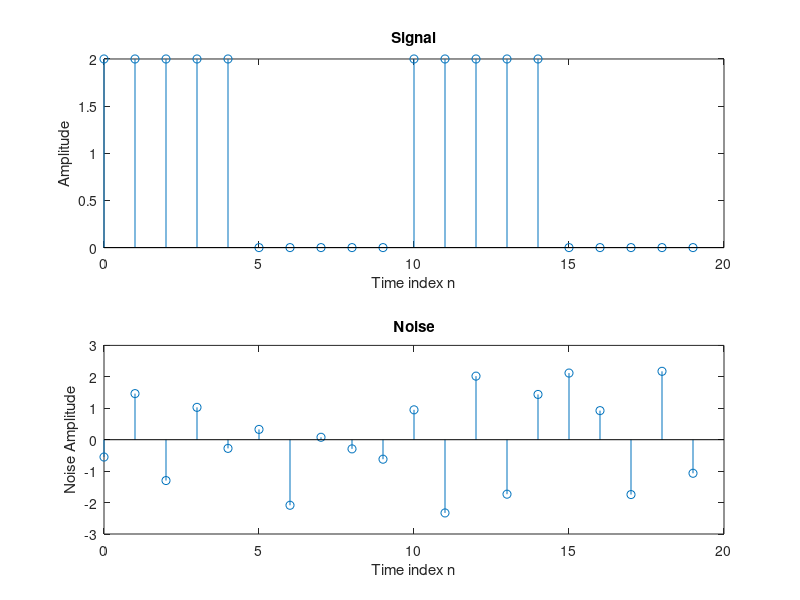
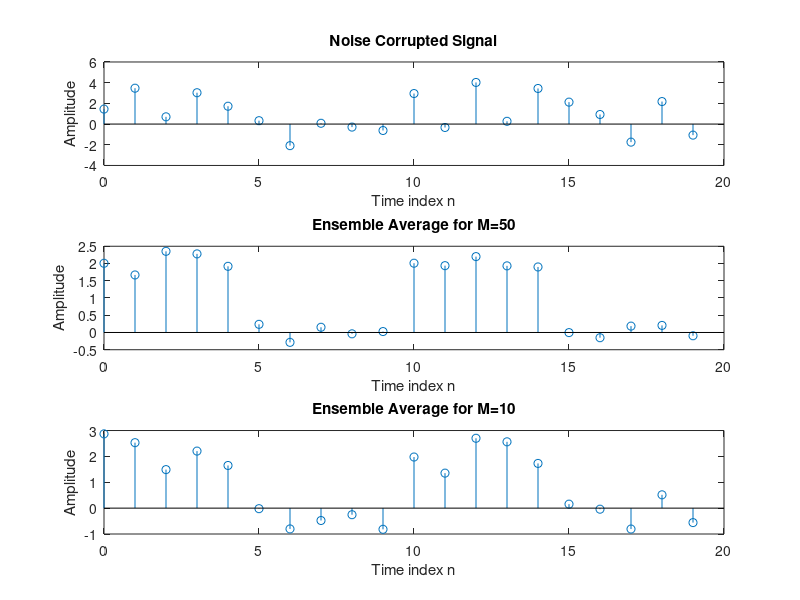

Here is the MATLAB script that generated these plots, in order:

N=20;
n=0:N-1;
s= 1+square(0.2*pi*n);
d=5*(rand(1,N)-0.5);
x1=s+d;
figure(1)
subplot(2,1,1);
stem(n,s);
xlabel('Time index n');
ylabel('Amplitude');
title('Signal');
subplot(2,1,2);
stem(n,d);
xlabel('Time index n');
ylabel('Noise Amplitude');
title('Noise');
figure(2)
subplot(3,1,1);
stem(n,x1);
xlabel('Time index n');
ylabel('Amplitude');
title('Noise Corrupted Signal');

%(b)---------------------

M=50;
for k=1:M;
    d=5*(rand(1,N)-0.5);
    x=s+d;
    x1=x1+x;
end;
x1=x1/M;
subplot(3,1,2);
stem(n,x1);
xlabel('Time index n');
ylabel('Amplitude');
title('Ensemble Average for M=50');

%-----------------------------------


M=10;
for k=1:M;
    d=5*(rand(1,N)-0.5);
    x=s+d;
    x1=x1+x;
end;
x1=x1/M;
subplot(3,1,3);
stem(n,x1);
xlabel('Time index n');
ylabel('Amplitude');
title('Ensemble Average for M=10');
